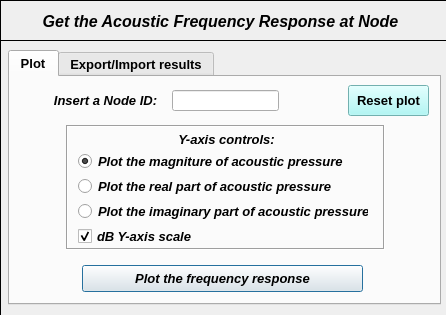
<?xml version="1.0" encoding="UTF-8"?>
<ui version="4.0">
 <class>Dialog</class>
 <widget class="QDialog" name="Dialog">
  <property name="windowModality">
   <enum>Qt::NonModal</enum>
  </property>
  <property name="geometry">
   <rect>
    <x>0</x>
    <y>0</y>
    <width>446</width>
    <height>315</height>
   </rect>
  </property>
  <property name="sizePolicy">
   <sizepolicy hsizetype="Fixed" vsizetype="Expanding">
    <horstretch>0</horstretch>
    <verstretch>0</verstretch>
   </sizepolicy>
  </property>
  <property name="minimumSize">
   <size>
    <width>446</width>
    <height>315</height>
   </size>
  </property>
  <property name="maximumSize">
   <size>
    <width>446</width>
    <height>315</height>
   </size>
  </property>
  <property name="contextMenuPolicy">
   <enum>Qt::DefaultContextMenu</enum>
  </property>
  <property name="windowTitle">
   <string>Plot frequency response</string>
  </property>
  <property name="windowIcon">
   <iconset>
    <normaloff>../../../../../../Downloads/load - Copia.png</normaloff>../../../../../../Downloads/load - Copia.png</iconset>
  </property>
  <property name="whatsThis">
   <string/>
  </property>
  <widget class="QWidget" name="widget" native="true">
   <property name="geometry">
    <rect>
     <x>0</x>
     <y>0</y>
     <width>447</width>
     <height>323</height>
    </rect>
   </property>
   <property name="font">
    <font>
     <kerning>true</kerning>
    </font>
   </property>
   <widget class="QFrame" name="frame">
    <property name="geometry">
     <rect>
      <x>0</x>
      <y>0</y>
      <width>447</width>
      <height>41</height>
     </rect>
    </property>
    <property name="frameShape">
     <enum>QFrame::Box</enum>
    </property>
    <property name="frameShadow">
     <enum>QFrame::Plain</enum>
    </property>
    <property name="lineWidth">
     <number>1</number>
    </property>
    <widget class="QLabel" name="label">
     <property name="geometry">
      <rect>
       <x>30</x>
       <y>10</y>
       <width>381</width>
       <height>23</height>
      </rect>
     </property>
     <property name="font">
      <font>
       <family>Arial</family>
       <pointsize>12</pointsize>
       <weight>50</weight>
       <italic>false</italic>
       <bold>false</bold>
      </font>
     </property>
     <property name="text">
      <string>&lt;html&gt;&lt;head/&gt;&lt;body&gt;&lt;p align=&quot;center&quot;&gt;&lt;span style=&quot; font-weight:600; font-style:italic;&quot;&gt;Get the Acoustic Frequency Response at Node&lt;/span&gt;&lt;/p&gt;&lt;/body&gt;&lt;/html&gt;</string>
     </property>
     <property name="textFormat">
      <enum>Qt::AutoText</enum>
     </property>
     <property name="alignment">
      <set>Qt::AlignCenter</set>
     </property>
    </widget>
   </widget>
   <widget class="QFrame" name="frame_2">
    <property name="geometry">
     <rect>
      <x>0</x>
      <y>40</y>
      <width>449</width>
      <height>279</height>
     </rect>
    </property>
    <property name="frameShape">
     <enum>QFrame::Box</enum>
    </property>
    <property name="frameShadow">
     <enum>QFrame::Plain</enum>
    </property>
    <widget class="QTabWidget" name="tabWidget_plot_results">
     <property name="geometry">
      <rect>
       <x>8</x>
       <y>10</y>
       <width>433</width>
       <height>255</height>
      </rect>
     </property>
     <property name="minimumSize">
      <size>
       <width>433</width>
       <height>0</height>
      </size>
     </property>
     <property name="maximumSize">
      <size>
       <width>433</width>
       <height>16777215</height>
      </size>
     </property>
     <property name="font">
      <font>
       <family>Arial</family>
       <pointsize>10</pointsize>
       <weight>75</weight>
       <italic>false</italic>
       <bold>true</bold>
      </font>
     </property>
     <property name="currentIndex">
      <number>0</number>
     </property>
     <widget class="QWidget" name="tab_plot">
      <attribute name="title">
       <string>Plot</string>
      </attribute>
      <widget class="QWidget" name="verticalLayoutWidget_4">
       <property name="geometry">
        <rect>
         <x>32</x>
         <y>12</y>
         <width>127</width>
         <height>23</height>
        </rect>
       </property>
       <layout class="QVBoxLayout" name="verticalLayout_4">
        <item>
         <widget class="QLabel" name="label_3">
          <property name="minimumSize">
           <size>
            <width>0</width>
            <height>21</height>
           </size>
          </property>
          <property name="maximumSize">
           <size>
            <width>16777215</width>
            <height>21</height>
           </size>
          </property>
          <property name="font">
           <font>
            <family>Arial</family>
            <pointsize>10</pointsize>
            <weight>75</weight>
            <italic>true</italic>
            <bold>true</bold>
           </font>
          </property>
          <property name="text">
           <string>Insert a Node ID:</string>
          </property>
          <property name="alignment">
           <set>Qt::AlignCenter</set>
          </property>
         </widget>
        </item>
       </layout>
      </widget>
      <widget class="QWidget" name="verticalLayoutWidget_5">
       <property name="geometry">
        <rect>
         <x>162</x>
         <y>12</y>
         <width>107</width>
         <height>23</height>
        </rect>
       </property>
       <layout class="QVBoxLayout" name="verticalLayout_5">
        <item>
         <widget class="QLineEdit" name="lineEdit_nodeID">
          <property name="minimumSize">
           <size>
            <width>0</width>
            <height>21</height>
           </size>
          </property>
          <property name="maximumSize">
           <size>
            <width>16777215</width>
            <height>21</height>
           </size>
          </property>
          <property name="font">
           <font>
            <family>Arial</family>
            <pointsize>10</pointsize>
            <weight>75</weight>
            <italic>true</italic>
            <bold>true</bold>
           </font>
          </property>
          <property name="text">
           <string/>
          </property>
          <property name="alignment">
           <set>Qt::AlignCenter</set>
          </property>
         </widget>
        </item>
       </layout>
      </widget>
      <widget class="QToolButton" name="toolButton_ResetPlot">
       <property name="geometry">
        <rect>
         <x>338</x>
         <y>8</y>
         <width>81</width>
         <height>31</height>
        </rect>
       </property>
       <property name="font">
        <font>
         <pointsize>10</pointsize>
         <weight>75</weight>
         <bold>true</bold>
        </font>
       </property>
       <property name="styleSheet">
        <string notr="true">background-color: rgb(159, 247, 245);</string>
       </property>
       <property name="text">
        <string>Reset plot</string>
       </property>
      </widget>
      <widget class="QFrame" name="frame_4">
       <property name="geometry">
        <rect>
         <x>56</x>
         <y>48</y>
         <width>319</width>
         <height>125</height>
        </rect>
       </property>
       <property name="minimumSize">
        <size>
         <width>0</width>
         <height>125</height>
        </size>
       </property>
       <property name="maximumSize">
        <size>
         <width>16777215</width>
         <height>125</height>
        </size>
       </property>
       <property name="sizeIncrement">
        <size>
         <width>0</width>
         <height>110</height>
        </size>
       </property>
       <property name="frameShape">
        <enum>QFrame::Box</enum>
       </property>
       <property name="frameShadow">
        <enum>QFrame::Sunken</enum>
       </property>
       <widget class="QLabel" name="label_8">
        <property name="enabled">
         <bool>true</bool>
        </property>
        <property name="geometry">
         <rect>
          <x>78</x>
          <y>4</y>
          <width>165</width>
          <height>21</height>
         </rect>
        </property>
        <property name="sizePolicy">
         <sizepolicy hsizetype="Preferred" vsizetype="Expanding">
          <horstretch>0</horstretch>
          <verstretch>0</verstretch>
         </sizepolicy>
        </property>
        <property name="minimumSize">
         <size>
          <width>120</width>
          <height>21</height>
         </size>
        </property>
        <property name="maximumSize">
         <size>
          <width>200</width>
          <height>60</height>
         </size>
        </property>
        <property name="font">
         <font>
          <family>Arial</family>
          <pointsize>10</pointsize>
          <weight>75</weight>
          <italic>true</italic>
          <bold>true</bold>
         </font>
        </property>
        <property name="text">
         <string>&lt;!DOCTYPE HTML PUBLIC &quot;-//W3C//DTD HTML 4.0//EN&quot; &quot;http://www.w3.org/TR/REC-html40/strict.dtd&quot;&gt;
&lt;html&gt;&lt;head&gt;&lt;meta name=&quot;qrichtext&quot; content=&quot;1&quot; /&gt;&lt;style type=&quot;text/css&quot;&gt;
p, li { white-space: pre-wrap; }
&lt;/style&gt;&lt;/head&gt;&lt;body style=&quot; font-family:'Arial'; font-size:10pt; font-weight:600; font-style:italic;&quot;&gt;
&lt;p align=&quot;center&quot; style=&quot; margin-top:12px; margin-bottom:12px; margin-left:0px; margin-right:0px; -qt-block-indent:0; text-indent:0px;&quot;&gt;Y-axis controls:&lt;/p&gt;&lt;/body&gt;&lt;/html&gt;</string>
        </property>
        <property name="textFormat">
         <enum>Qt::AutoText</enum>
        </property>
        <property name="scaledContents">
         <bool>false</bool>
        </property>
        <property name="alignment">
         <set>Qt::AlignCenter</set>
        </property>
        <property name="wordWrap">
         <bool>false</bool>
        </property>
        <property name="indent">
         <number>0</number>
        </property>
       </widget>
       <widget class="QWidget" name="verticalLayoutWidget_3">
        <property name="geometry">
         <rect>
          <x>12</x>
          <y>27</y>
          <width>295</width>
          <height>93</height>
         </rect>
        </property>
        <layout class="QVBoxLayout" name="verticalLayout_3">
         <item>
          <widget class="QRadioButton" name="radioButton_plotAbs">
           <property name="maximumSize">
            <size>
             <width>270</width>
             <height>20</height>
            </size>
           </property>
           <property name="font">
            <font>
             <family>Arial</family>
             <pointsize>10</pointsize>
             <weight>75</weight>
             <italic>true</italic>
             <bold>true</bold>
            </font>
           </property>
           <property name="text">
            <string>Plot the magniture of acoustic pressure</string>
           </property>
           <property name="iconSize">
            <size>
             <width>30</width>
             <height>30</height>
            </size>
           </property>
           <property name="checked">
            <bool>true</bool>
           </property>
          </widget>
         </item>
         <item>
          <widget class="QRadioButton" name="radioButton_plotReal">
           <property name="maximumSize">
            <size>
             <width>270</width>
             <height>20</height>
            </size>
           </property>
           <property name="font">
            <font>
             <family>Arial</family>
             <pointsize>10</pointsize>
             <weight>75</weight>
             <italic>true</italic>
             <bold>true</bold>
            </font>
           </property>
           <property name="text">
            <string>Plot the real part of acoustic pressure</string>
           </property>
          </widget>
         </item>
         <item>
          <widget class="QRadioButton" name="radioButton_plotImag">
           <property name="maximumSize">
            <size>
             <width>290</width>
             <height>20</height>
            </size>
           </property>
           <property name="font">
            <font>
             <family>Arial</family>
             <pointsize>10</pointsize>
             <weight>75</weight>
             <italic>true</italic>
             <bold>true</bold>
            </font>
           </property>
           <property name="text">
            <string>Plot the imaginary part of acoustic pressure</string>
           </property>
          </widget>
         </item>
         <item>
          <widget class="QCheckBox" name="checkBox_dB">
           <property name="maximumSize">
            <size>
             <width>270</width>
             <height>20</height>
            </size>
           </property>
           <property name="font">
            <font>
             <family>Arial</family>
             <pointsize>10</pointsize>
             <weight>75</weight>
             <italic>true</italic>
             <bold>true</bold>
            </font>
           </property>
           <property name="text">
            <string>dB Y-axis scale</string>
           </property>
           <property name="checked">
            <bool>true</bool>
           </property>
          </widget>
         </item>
        </layout>
       </widget>
      </widget>
      <widget class="QPushButton" name="pushButton">
       <property name="geometry">
        <rect>
         <x>72</x>
         <y>188</y>
         <width>281</width>
         <height>27</height>
        </rect>
       </property>
       <property name="font">
        <font>
         <family>Arial</family>
         <pointsize>10</pointsize>
         <weight>75</weight>
         <italic>true</italic>
         <bold>true</bold>
        </font>
       </property>
       <property name="text">
        <string>Plot the frequency response</string>
       </property>
      </widget>
     </widget>
     <widget class="QWidget" name="tab_export_import">
      <attribute name="title">
       <string>Export/Import results</string>
      </attribute>
      <widget class="QTabWidget" name="tabWidget_2">
       <property name="geometry">
        <rect>
         <x>6</x>
         <y>20</y>
         <width>417</width>
         <height>179</height>
        </rect>
       </property>
       <property name="font">
        <font>
         <family>Arial</family>
         <pointsize>10</pointsize>
         <weight>75</weight>
         <italic>true</italic>
         <bold>true</bold>
        </font>
       </property>
       <property name="currentIndex">
        <number>0</number>
       </property>
       <widget class="QWidget" name="tab_3">
        <attribute name="title">
         <string>Export</string>
        </attribute>
        <widget class="QWidget" name="verticalLayoutWidget_8">
         <property name="geometry">
          <rect>
           <x>344</x>
           <y>82</y>
           <width>60</width>
           <height>27</height>
          </rect>
         </property>
         <layout class="QVBoxLayout" name="verticalLayout_8">
          <item>
           <widget class="QToolButton" name="toolButton_ChooseFolderExport">
            <property name="maximumSize">
             <size>
              <width>100</width>
              <height>16777215</height>
             </size>
            </property>
            <property name="font">
             <font>
              <family>Arial</family>
              <pointsize>10</pointsize>
              <weight>75</weight>
              <italic>true</italic>
              <bold>true</bold>
             </font>
            </property>
            <property name="text">
             <string>Search</string>
            </property>
           </widget>
          </item>
         </layout>
        </widget>
        <widget class="QWidget" name="verticalLayoutWidget_6">
         <property name="geometry">
          <rect>
           <x>4</x>
           <y>82</y>
           <width>117</width>
           <height>27</height>
          </rect>
         </property>
         <layout class="QVBoxLayout" name="verticalLayout_6">
          <item>
           <widget class="QLabel" name="label_5">
            <property name="minimumSize">
             <size>
              <width>85</width>
              <height>20</height>
             </size>
            </property>
            <property name="maximumSize">
             <size>
              <width>200</width>
              <height>20</height>
             </size>
            </property>
            <property name="font">
             <font>
              <family>Arial</family>
              <pointsize>10</pointsize>
              <weight>75</weight>
              <italic>true</italic>
              <bold>true</bold>
             </font>
            </property>
            <property name="text">
             <string>Choose a folder:</string>
            </property>
            <property name="alignment">
             <set>Qt::AlignCenter</set>
            </property>
           </widget>
          </item>
         </layout>
        </widget>
        <widget class="QWidget" name="verticalLayoutWidget_7">
         <property name="geometry">
          <rect>
           <x>120</x>
           <y>82</y>
           <width>223</width>
           <height>27</height>
          </rect>
         </property>
         <layout class="QVBoxLayout" name="verticalLayout_7">
          <item>
           <widget class="QLineEdit" name="lineEdit_SaveResultsPath">
            <property name="font">
             <font>
              <pointsize>8</pointsize>
              <weight>50</weight>
              <italic>false</italic>
              <bold>false</bold>
             </font>
            </property>
            <property name="layoutDirection">
             <enum>Qt::LeftToRight</enum>
            </property>
            <property name="alignment">
             <set>Qt::AlignCenter</set>
            </property>
           </widget>
          </item>
         </layout>
        </widget>
        <widget class="QWidget" name="verticalLayoutWidget_9">
         <property name="geometry">
          <rect>
           <x>20</x>
           <y>42</y>
           <width>102</width>
           <height>27</height>
          </rect>
         </property>
         <layout class="QVBoxLayout" name="verticalLayout_9">
          <item>
           <widget class="QLabel" name="label_6">
            <property name="minimumSize">
             <size>
              <width>100</width>
              <height>20</height>
             </size>
            </property>
            <property name="maximumSize">
             <size>
              <width>90</width>
              <height>20</height>
             </size>
            </property>
            <property name="font">
             <font>
              <family>Arial</family>
              <pointsize>10</pointsize>
              <weight>75</weight>
              <italic>true</italic>
              <bold>true</bold>
             </font>
            </property>
            <property name="text">
             <string>Insert a name:</string>
            </property>
            <property name="scaledContents">
             <bool>false</bool>
            </property>
            <property name="alignment">
             <set>Qt::AlignCenter</set>
            </property>
           </widget>
          </item>
         </layout>
        </widget>
        <widget class="QWidget" name="verticalLayoutWidget_16">
         <property name="geometry">
          <rect>
           <x>120</x>
           <y>42</y>
           <width>223</width>
           <height>27</height>
          </rect>
         </property>
         <layout class="QVBoxLayout" name="verticalLayout_16">
          <item>
           <widget class="QLineEdit" name="lineEdit_FileName">
            <property name="font">
             <font>
              <pointsize>8</pointsize>
              <weight>50</weight>
              <italic>false</italic>
              <bold>false</bold>
             </font>
            </property>
            <property name="layoutDirection">
             <enum>Qt::LeftToRight</enum>
            </property>
            <property name="text">
             <string/>
            </property>
            <property name="alignment">
             <set>Qt::AlignCenter</set>
            </property>
           </widget>
          </item>
         </layout>
        </widget>
        <widget class="QWidget" name="verticalLayoutWidget_17">
         <property name="geometry">
          <rect>
           <x>146</x>
           <y>114</y>
           <width>122</width>
           <height>32</height>
          </rect>
         </property>
         <layout class="QVBoxLayout" name="verticalLayout_17">
          <item>
           <widget class="QToolButton" name="toolButton_ExportResults">
            <property name="minimumSize">
             <size>
              <width>120</width>
              <height>25</height>
             </size>
            </property>
            <property name="maximumSize">
             <size>
              <width>120</width>
              <height>25</height>
             </size>
            </property>
            <property name="font">
             <font>
              <family>Arial</family>
              <pointsize>10</pointsize>
              <weight>75</weight>
              <italic>true</italic>
              <bold>true</bold>
             </font>
            </property>
            <property name="text">
             <string>Export results</string>
            </property>
           </widget>
          </item>
         </layout>
        </widget>
        <widget class="QWidget" name="horizontalLayoutWidget">
         <property name="geometry">
          <rect>
           <x>36</x>
           <y>8</y>
           <width>343</width>
           <height>27</height>
          </rect>
         </property>
         <layout class="QHBoxLayout" name="horizontalLayout">
          <item>
           <layout class="QVBoxLayout" name="verticalLayout_11">
            <item>
             <widget class="QLabel" name="label_7">
              <property name="minimumSize">
               <size>
                <width>100</width>
                <height>20</height>
               </size>
              </property>
              <property name="maximumSize">
               <size>
                <width>90</width>
                <height>20</height>
               </size>
              </property>
              <property name="font">
               <font>
                <family>Arial</family>
                <pointsize>10</pointsize>
                <weight>75</weight>
                <italic>true</italic>
                <bold>true</bold>
               </font>
              </property>
              <property name="text">
               <string>Data to save:</string>
              </property>
              <property name="scaledContents">
               <bool>false</bool>
              </property>
              <property name="alignment">
               <set>Qt::AlignCenter</set>
              </property>
             </widget>
            </item>
           </layout>
          </item>
          <item>
           <widget class="QRadioButton" name="radioButton_Absolute">
            <property name="text">
             <string>Absolute</string>
            </property>
            <property name="checked">
             <bool>true</bool>
            </property>
           </widget>
          </item>
          <item>
           <widget class="QRadioButton" name="radioButton_Real_Imaginary">
            <property name="text">
             <string>Real / Imaginary</string>
            </property>
            <property name="checked">
             <bool>false</bool>
            </property>
           </widget>
          </item>
         </layout>
        </widget>
       </widget>
       <widget class="QWidget" name="tab_4">
        <attribute name="title">
         <string>Import</string>
        </attribute>
        <widget class="QWidget" name="verticalLayoutWidget_11">
         <property name="geometry">
          <rect>
           <x>334</x>
           <y>32</y>
           <width>62</width>
           <height>27</height>
          </rect>
         </property>
         <layout class="QVBoxLayout" name="verticalLayout_12">
          <item>
           <widget class="QToolButton" name="toolButton_ChooseFolderImport">
            <property name="maximumSize">
             <size>
              <width>60</width>
              <height>16777215</height>
             </size>
            </property>
            <property name="font">
             <font>
              <family>Arial</family>
              <pointsize>10</pointsize>
              <weight>75</weight>
              <italic>true</italic>
              <bold>true</bold>
             </font>
            </property>
            <property name="text">
             <string>Search</string>
            </property>
           </widget>
          </item>
         </layout>
        </widget>
        <widget class="QWidget" name="verticalLayoutWidget_12">
         <property name="geometry">
          <rect>
           <x>102</x>
           <y>32</y>
           <width>231</width>
           <height>27</height>
          </rect>
         </property>
         <layout class="QVBoxLayout" name="verticalLayout_13">
          <item>
           <widget class="QLineEdit" name="lineEdit_ImportResultsPath">
            <property name="font">
             <font>
              <pointsize>7</pointsize>
              <weight>50</weight>
              <italic>false</italic>
              <bold>false</bold>
             </font>
            </property>
            <property name="layoutDirection">
             <enum>Qt::LeftToRight</enum>
            </property>
            <property name="alignment">
             <set>Qt::AlignCenter</set>
            </property>
           </widget>
          </item>
         </layout>
        </widget>
        <widget class="QWidget" name="verticalLayoutWidget_13">
         <property name="geometry">
          <rect>
           <x>10</x>
           <y>32</y>
           <width>93</width>
           <height>27</height>
          </rect>
         </property>
         <layout class="QVBoxLayout" name="verticalLayout_14">
          <item>
           <widget class="QLabel" name="label_9">
            <property name="minimumSize">
             <size>
              <width>85</width>
              <height>20</height>
             </size>
            </property>
            <property name="maximumSize">
             <size>
              <width>90</width>
              <height>20</height>
             </size>
            </property>
            <property name="font">
             <font>
              <family>Arial</family>
              <pointsize>10</pointsize>
              <weight>75</weight>
              <italic>true</italic>
              <bold>true</bold>
             </font>
            </property>
            <property name="text">
             <string>Load results:</string>
            </property>
            <property name="alignment">
             <set>Qt::AlignCenter</set>
            </property>
           </widget>
          </item>
         </layout>
        </widget>
        <widget class="QPushButton" name="pushButton_AddImportedPlot">
         <property name="geometry">
          <rect>
           <x>62</x>
           <y>84</y>
           <width>281</width>
           <height>33</height>
          </rect>
         </property>
         <property name="font">
          <font>
           <family>Arial</family>
           <pointsize>10</pointsize>
           <weight>75</weight>
           <italic>true</italic>
           <bold>true</bold>
          </font>
         </property>
         <property name="text">
          <string>Add imported results to the main plot</string>
         </property>
        </widget>
       </widget>
      </widget>
     </widget>
    </widget>
   </widget>
  </widget>
 </widget>
 <resources/>
 <connections/>
</ui>
